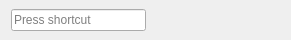
<?xml version="1.0" encoding="UTF-8"?>
<ui version="4.0">
 <class>HotkeyWidget</class>
 <widget class="QWidget" name="HotkeyWidget">
  <property name="geometry">
   <rect>
    <x>0</x>
    <y>0</y>
    <width>291</width>
    <height>40</height>
   </rect>
  </property>
  <property name="sizePolicy">
   <sizepolicy hsizetype="Minimum" vsizetype="Preferred">
    <horstretch>0</horstretch>
    <verstretch>0</verstretch>
   </sizepolicy>
  </property>
  <property name="windowTitle">
   <string>Form</string>
  </property>
  <layout class="QHBoxLayout" name="horizontalLayout" stretch="0,0">
   <property name="spacing">
    <number>1</number>
   </property>
   <property name="topMargin">
    <number>0</number>
   </property>
   <property name="bottomMargin">
    <number>0</number>
   </property>
   <item>
    <widget class="QKeySequenceEdit" name="keySequenceEdit"/>
   </item>
   <item>
    <spacer name="horizontalSpacer">
     <property name="orientation">
      <enum>Qt::Horizontal</enum>
     </property>
     <property name="sizeHint" stdset="0">
      <size>
       <width>40</width>
       <height>20</height>
      </size>
     </property>
    </spacer>
   </item>
  </layout>
 </widget>
 <resources/>
 <connections/>
</ui>
